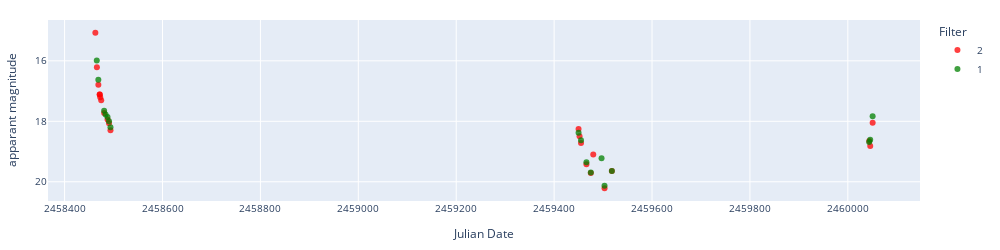
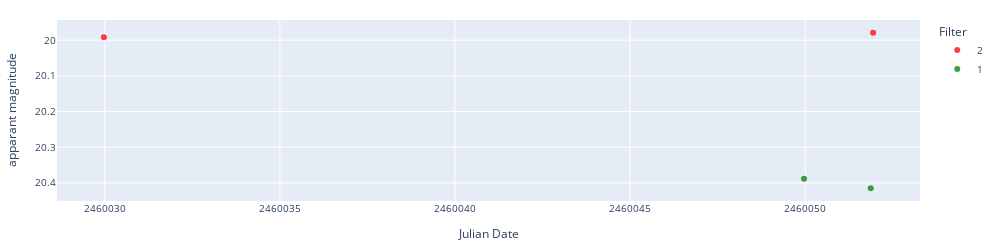
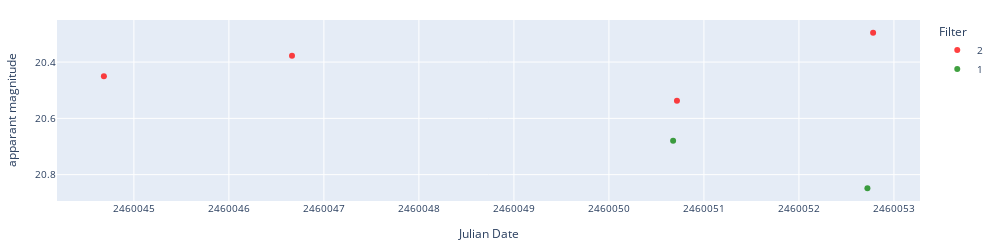
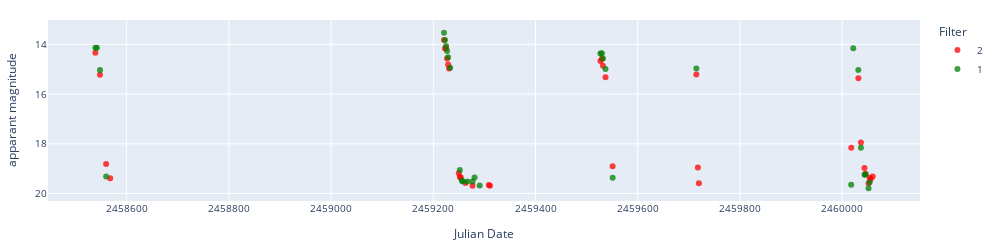

The code cell stored with these charts, in order, in its notebook:
### Markdown cell above
### Display light curves

### Code cell
# Display light curves
predicted_class = 'dwarf_nova_SU_UMa'
objectlist = alerts_df_preds[alerts_df_preds['predicted_class']==predicted_class]['objectId'].to_list()
# objectlist = alerts_df_preds['objectId'].to_list()

for object in objectlist[0:40]:
    ra = alerts_df_preds[alerts_df_preds['objectId']==object]['ra'].values[0]
    dec = alerts_df_preds[alerts_df_preds['objectId']==object]['dec'].values[0]
    c = SkyCoord(ra=ra*u.degree, dec=dec*u.degree, frame='icrs')
    pos = c.to_string('hmsdms', sep=':')
    prediction = alerts_df_preds[alerts_df_preds["objectId"]==object]["predicted_class"].values[0]
    print('',object, f'position_deg: {ra} {dec}', 
          f'position_hms_dms: {pos}',
          "~~~~~~~~~~~~~~~~~~~~~",
          f'sherlock_class: {alerts_df_preds[alerts_df_preds["objectId"]==object]["classification"].values[0]}',
          f'gminusr mean: {alerts_df_preds[alerts_df_preds["objectId"]==object]["clr_mean"].mean()}',
          f'gminusr: {alerts_df_preds[alerts_df_preds["objectId"]==object]["g_minus_r"].values[0]}',
          f'brightening_g: {alerts_df_preds[alerts_df_preds["objectId"]==object]["brightening_g"].values[0]}',
          f'brightening_r: {alerts_df_preds[alerts_df_preds["objectId"]==object]["brightening_r"].values[0]}',
          f'dmdt_g: {alerts_df_preds[alerts_df_preds["objectId"]==object]["dmdt_g"].values[0]}',
          f'dmdt_r: {alerts_df_preds[alerts_df_preds["objectId"]==object]["dmdt_r"].values[0]}',
          "~~~~~~~~~~~~~~~~~~~~~",
          f'aavso_name: {alerts_df_preds[alerts_df_preds["objectId"]==object]["Name"].values[0]}',
          f'aavso_type: {alerts_df_preds[alerts_df_preds["objectId"]==object]["Type"].values[0]}',
          f'manual_label: {alerts_df_preds[alerts_df_preds["objectId"]==object]["manual_label"].values[0]}',
          "~~~~~~~~~~~~~~~~~~~~~",
          f'prediction: {prediction}',
          f'prediction_probability: {alerts_df_preds[alerts_df_preds["objectId"]==object][f"prob_{prediction}"].values[0]}',
          sep='\n')
    lc_lasair = load_lasair_lc(object, path=f'../lightcurves_alerts/')
    lc_lasair_appmag = lasair_clean(lc_lasair, limit=25, magerrlim=1)

    display_lightcurve(lc_df=lc_lasair_appmag, x='jd', y='dc_mag')

### Figure 1 — Plotly figure (JSON) as saved in the notebook; plotly's stock layout.template omitted (floating-point values rounded to 4 significant figures)
{"data": [{"hovertemplate": "Filter=2<br>Julian Date=%{x}<br>apparant magnitude=%{y}<extra></extra>", "legendgroup": "2", "marker": {"color": "red", "opacity": 0.75, "symbol": "circle"}, "mode": "markers", "name": "2", "orientation": "v", "showlegend": true, "type": "scatter", "x": [2458000.0, 2458000.0, 2458000.0, 2458000.0, 2458000.0, 2458000.0, 2458000.0, 2458000.0, 2458000.0, 2458000.0, 2458000.0, 2459000.0, 2459000.0, 2459000.0, 2459000.0, 2459000.0, 2459000.0, 2460000.0, 2460000.0, 2460000.0, 2460000.0, 2460000.0], "xaxis": "x", "y": [15.07, 16.21, 16.79, 17.11, 17.11, 17.2, 17.31, 17.72, 17.94, 18.07, 18.3, 18.26, 18.5, 18.72, 19.42, 19.71, 19.1, 20.21, 19.65, 18.65, 18.81, 18.05], "yaxis": "y"}, {"hovertemplate": "Filter=1<br>Julian Date=%{x}<br>apparant magnitude=%{y}<extra></extra>", "legendgroup": "1", "marker": {"color": "green", "opacity": 0.75, "symbol": "circle"}, "mode": "markers", "name": "1", "orientation": "v", "showlegend": true, "type": "scatter", "x": [2458000.0, 2458000.0, 2458000.0, 2458000.0, 2458000.0, 2458000.0, 2458000.0, 2459000.0, 2459000.0, 2459000.0, 2459000.0, 2459000.0, 2460000.0, 2460000.0, 2460000.0, 2460000.0, 2460000.0], "xaxis": "x", "y": [15.99, 16.63, 17.65, 17.78, 17.86, 18.0, 18.19, 18.38, 18.63, 19.36, 19.7, 19.23, 20.13, 19.64, 18.69, 18.61, 17.83], "yaxis": "y"}], "layout": {"font": {"size": 10}, "height": 250, "legend": {"title": {"text": "Filter"}, "tracegroupgap": 0}, "margin": {"b": 20, "l": 20, "r": 20, "t": 20}, "width": 1000, "xaxis": {"anchor": "y", "domain": [0, 1], "tickformat": "float", "title": {"text": "Julian Date"}}, "yaxis": {"anchor": "x", "autorange": "reversed", "domain": [0, 1], "title": {"text": "apparant magnitude"}}}}

### Figure 2 — Plotly figure (JSON) as saved in the notebook; plotly's stock layout.template omitted (floating-point values rounded to 4 significant figures)
{"data": [{"hovertemplate": "Filter=2<br>Julian Date=%{x}<br>apparant magnitude=%{y}<extra></extra>", "legendgroup": "2", "marker": {"color": "red", "opacity": 0.75, "symbol": "circle"}, "mode": "markers", "name": "2", "orientation": "v", "showlegend": true, "type": "scatter", "x": [2460000.0, 2460000.0], "xaxis": "x", "y": [19.99, 19.98], "yaxis": "y"}, {"hovertemplate": "Filter=1<br>Julian Date=%{x}<br>apparant magnitude=%{y}<extra></extra>", "legendgroup": "1", "marker": {"color": "green", "opacity": 0.75, "symbol": "circle"}, "mode": "markers", "name": "1", "orientation": "v", "showlegend": true, "type": "scatter", "x": [2460000.0, 2460000.0], "xaxis": "x", "y": [20.39, 20.41], "yaxis": "y"}], "layout": {"font": {"size": 10}, "height": 250, "legend": {"title": {"text": "Filter"}, "tracegroupgap": 0}, "margin": {"b": 20, "l": 20, "r": 20, "t": 20}, "width": 1000, "xaxis": {"anchor": "y", "domain": [0, 1], "tickformat": "float", "title": {"text": "Julian Date"}}, "yaxis": {"anchor": "x", "autorange": "reversed", "domain": [0, 1], "title": {"text": "apparant magnitude"}}}}

### Figure 3 — Plotly figure (JSON) as saved in the notebook; plotly's stock layout.template omitted (floating-point values rounded to 4 significant figures)
{"data": [{"hovertemplate": "Filter=2<br>Julian Date=%{x}<br>apparant magnitude=%{y}<extra></extra>", "legendgroup": "2", "marker": {"color": "red", "opacity": 0.75, "symbol": "circle"}, "mode": "markers", "name": "2", "orientation": "v", "showlegend": true, "type": "scatter", "x": [2460000.0, 2460000.0, 2460000.0, 2460000.0], "xaxis": "x", "y": [20.45, 20.38, 20.54, 20.3], "yaxis": "y"}, {"hovertemplate": "Filter=1<br>Julian Date=%{x}<br>apparant magnitude=%{y}<extra></extra>", "legendgroup": "1", "marker": {"color": "green", "opacity": 0.75, "symbol": "circle"}, "mode": "markers", "name": "1", "orientation": "v", "showlegend": true, "type": "scatter", "x": [2460000.0, 2460000.0], "xaxis": "x", "y": [20.68, 20.85], "yaxis": "y"}], "layout": {"font": {"size": 10}, "height": 250, "legend": {"title": {"text": "Filter"}, "tracegroupgap": 0}, "margin": {"b": 20, "l": 20, "r": 20, "t": 20}, "width": 1000, "xaxis": {"anchor": "y", "domain": [0, 1], "tickformat": "float", "title": {"text": "Julian Date"}}, "yaxis": {"anchor": "x", "autorange": "reversed", "domain": [0, 1], "title": {"text": "apparant magnitude"}}}}

### Figure 4 — Plotly figure (JSON) as saved in the notebook; plotly's stock layout.template omitted (floating-point values rounded to 4 significant figures)
{"data": [{"hovertemplate": "Filter=2<br>Julian Date=%{x}<br>apparant magnitude=%{y}<extra></extra>", "legendgroup": "2", "marker": {"color": "red", "opacity": 0.75, "symbol": "circle"}, "mode": "markers", "name": "2", "orientation": "v", "showlegend": true, "type": "scatter", "x": [2459000.0, 2459000.0, 2459000.0, 2459000.0, 2459000.0, 2459000.0, 2459000.0, 2459000.0, 2459000.0, 2459000.0, 2459000.0, 2459000.0, 2459000.0, 2459000.0, 2459000.0, 2459000.0, 2459000.0, 2460000.0, 2460000.0, 2460000.0, 2460000.0, 2460000.0, 2460000.0, 2460000.0, 2460000.0, 2460000.0, 2460000.0, 2460000.0, 2460000.0, 2460000.0, 2460000.0, 2460000.0, 2460000.0, 2460000.0], "xaxis": "x", "y": [14.34, 15.23, 18.81, 19.39, 13.83, 14.17, 14.16, 14.57, 14.81, 14.98, 19.18, 19.33, 19.35, 19.57, 19.69, 19.66, 19.69, 14.67, 14.58, 14.86, 15.33, 18.9, 15.22, 18.96, 19.58, 18.16, 15.36, 17.95, 18.98, 19.2, 19.59, 19.36, 19.42, 19.32], "yaxis": "y"}, {"hovertemplate": "Filter=1<br>Julian Date=%{x}<br>apparant magnitude=%{y}<extra></extra>", "legendgroup": "1", "marker": {"color": "green", "opacity": 0.75, "symbol": "circle"}, "mode": "markers", "name": "1", "orientation": "v", "showlegend": true, "type": "scatter", "x": [2459000.0, 2459000.0, 2459000.0, 2459000.0, 2459000.0, 2459000.0, 2459000.0, 2459000.0, 2459000.0, 2459000.0, 2459000.0, 2459000.0, 2459000.0, 2459000.0, 2459000.0, 2459000.0, 2459000.0, 2460000.0, 2460000.0, 2460000.0, 2460000.0, 2460000.0, 2460000.0, 2460000.0, 2460000.0, 2460000.0, 2460000.0, 2460000.0, 2460000.0, 2460000.0, 2460000.0], "xaxis": "x", "y": [14.14, 14.14, 15.03, 19.31, 13.54, 13.82, 14.07, 14.27, 14.52, 14.94, 19.05, 19.49, 19.52, 19.51, 19.52, 19.35, 19.68, 14.37, 14.36, 14.57, 15.0, 19.37, 14.97, 19.65, 14.16, 15.04, 18.16, 19.24, 19.23, 19.79, 19.54], "yaxis": "y"}], "layout": {"font": {"size": 10}, "height": 250, "legend": {"title": {"text": "Filter"}, "tracegroupgap": 0}, "margin": {"b": 20, "l": 20, "r": 20, "t": 20}, "width": 1000, "xaxis": {"anchor": "y", "domain": [0, 1], "tickformat": "float", "title": {"text": "Julian Date"}}, "yaxis": {"anchor": "x", "autorange": "reversed", "domain": [0, 1], "title": {"text": "apparant magnitude"}}}}
